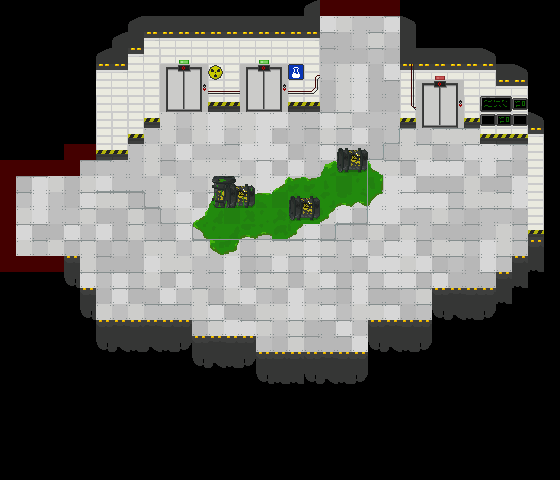

A 2D game scene composited from a Tiled map and its tileset images. What follows is a short description and the map's XML, with each tile layer's data collapsed to a summary:
An orthogonal 35x30 tile map with 16x16 px tiles, 6 tile layers (Suelo, Aire, Acido, Paredes, ...), 4 tilesets and 6 objects (2x Left, 2x Up, 2x Spawner).

<map version="1.0" tiledversion="1.1.2" orientation="orthogonal" renderorder="right-down" width="35" height="30" tilewidth="16" tileheight="16" infinite="0" nextobjectid="20">
 <tileset firstgid="1" source="../../tileset/tileset16.tsx" />
 <tileset firstgid="65" source="../../tileset/LabProps.tsx" />
 <tileset firstgid="433" source="../../tileset/city.tsx" />
 <tileset firstgid="689" source="../../tileset/City2.tsx" />
 <layer name="Suelo" width="35" height="30">
  <data>[1050 cells, 436 non-empty, 13 distinct tile ids]</data>
 </layer>
 <layer name="Aire" width="35" height="30">
  <data>[1050 cells, 88 non-empty, 11 distinct tile ids]</data>
 </layer>
 <layer name="Acido" width="35" height="30">
  <data>[1050 cells, 40 non-empty, 24 distinct tile ids]</data>
 </layer>
 <layer name="Paredes" width="35" height="30">
  <data>[1050 cells, 156 non-empty, 22 distinct tile ids]</data>
 </layer>
 <layer name="Decoracion" width="35" height="30">
  <data>[1050 cells, 72 non-empty, 22 distinct tile ids]</data>
 </layer>
 <layer name="Decoracion2" width="35" height="30">
  <data>[1050 cells, 10 non-empty, 6 distinct tile ids]</data>
 </layer>
 <objectgroup name="Puertas">
  <object id="9" name="Left" x="17.5" y="175.5" width="13" height="79.5" />
  <object id="18" name="Up" x="319" y="15" width="81" height="16" />
 </objectgroup>
 <objectgroup name="Entradas">
  <object id="16" name="Left" gid="687" x="64" y="224" width="16" height="16" />
  <object id="19" name="Up" gid="687" x="352" y="76" width="16" height="16" />
 </objectgroup>
 <objectgroup name="Spawners">
  <object id="14" name="Spawner" gid="672" x="301" y="270" width="16" height="16">
   <properties>
    <property name="Bomber" type="bool" value="true" />
    <property name="Charger" type="bool" value="true" />
    <property name="Gunner" type="bool" value="true" />
    <property name="Stalker" type="bool" value="true" />
    <property name="Turret" type="bool" value="false" />
   </properties>
  </object>
  <object id="15" name="Spawner" gid="672" x="414" y="223" width="16" height="16">
   <properties>
    <property name="Bomber" type="bool" value="true" />
    <property name="Charger" type="bool" value="true" />
    <property name="Gunner" type="bool" value="true" />
    <property name="Stalker" type="bool" value="true" />
    <property name="Turret" type="bool" value="false" />
   </properties>
  </object>
 </objectgroup>
</map>
